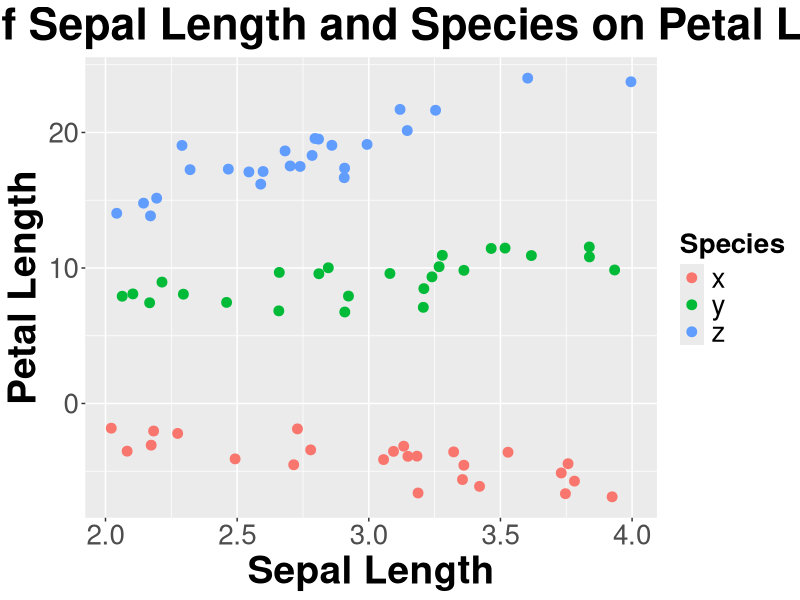

Generate this figure with R:
## ---- chunk 1
set.seed(13)
iris_example_species <-data.frame(
  Species = c(rep("x",25), rep("y", 25), rep("z", 25)),
  Sepal_Length = runif(75,2,4 ),
  #no difference based on species or sepal length
  Petal_no_impacts = runif (75, 4, 6))
#no difference based on species
iris_example_species$Petal_no_impact_species <- 
  iris_example_species$Sepal_Length * 2 + rnorm(75)
#no impact of petal length
iris_example_species$Petal_no_relationship <-rnorm(75) +
  c(rep(2,25), rep(3,25), rep(4,25))
#impact of species and petal length but no interaction
iris_example_species$Petal_no_interaction <- 
  iris_example_species$Sepal_Length * 2 + rnorm(75) +
  c(rep(2,25), rep(3,25), rep(4,25))
#impact of species and petal length with interaction
iris_example_species$Petal_interaction <- 
  iris_example_species$Sepal_Length * c(rep(-2, 25),rep(2,25), rep(5,25)) + 
  c(rep(2,25), rep(3,25), rep(4,25)) + rnorm(75)
## ---- chunk 2
library(ggplot2)
ggplot(iris_example_species, aes(x= Sepal_Length, y = Petal_interaction, color = Species)) +
  geom_point(size = 3)+
  xlab("Sepal Length") +
  ylab("Petal Length") +
  ggtitle("Impact of Sepal Length and Species on Petal Length") +
  theme(axis.title.x = element_text(face="bold", size=28), 
        axis.title.y = element_text(face="bold", size=28), 
        axis.text.y  = element_text(size=20),
        axis.text.x  = element_text(size=20), 
        legend.text =element_text(size=20),
        legend.title = element_text(size=20, face="bold"),
        plot.title = element_text(hjust = 0.5, face="bold", size=32))
## ---- chunk 3
library(car)
Anova(lm(Petal_interaction ~ Sepal_Length * Species, iris_example_species), 
      type = "III")
## ---- chunk 4
summary(lm(Petal_interaction ~ Sepal_Length, 
         iris_example_species[iris_example_species$Species == "x",]))
## ---- chunk 5
summary(lm(Petal_interaction ~ Sepal_Length, 
           iris_example_species[iris_example_species$Species == "y",]))
## ---- chunk 6
summary(lm(Petal_interaction ~ Sepal_Length, 
           iris_example_species[iris_example_species$Species == "z",]))
